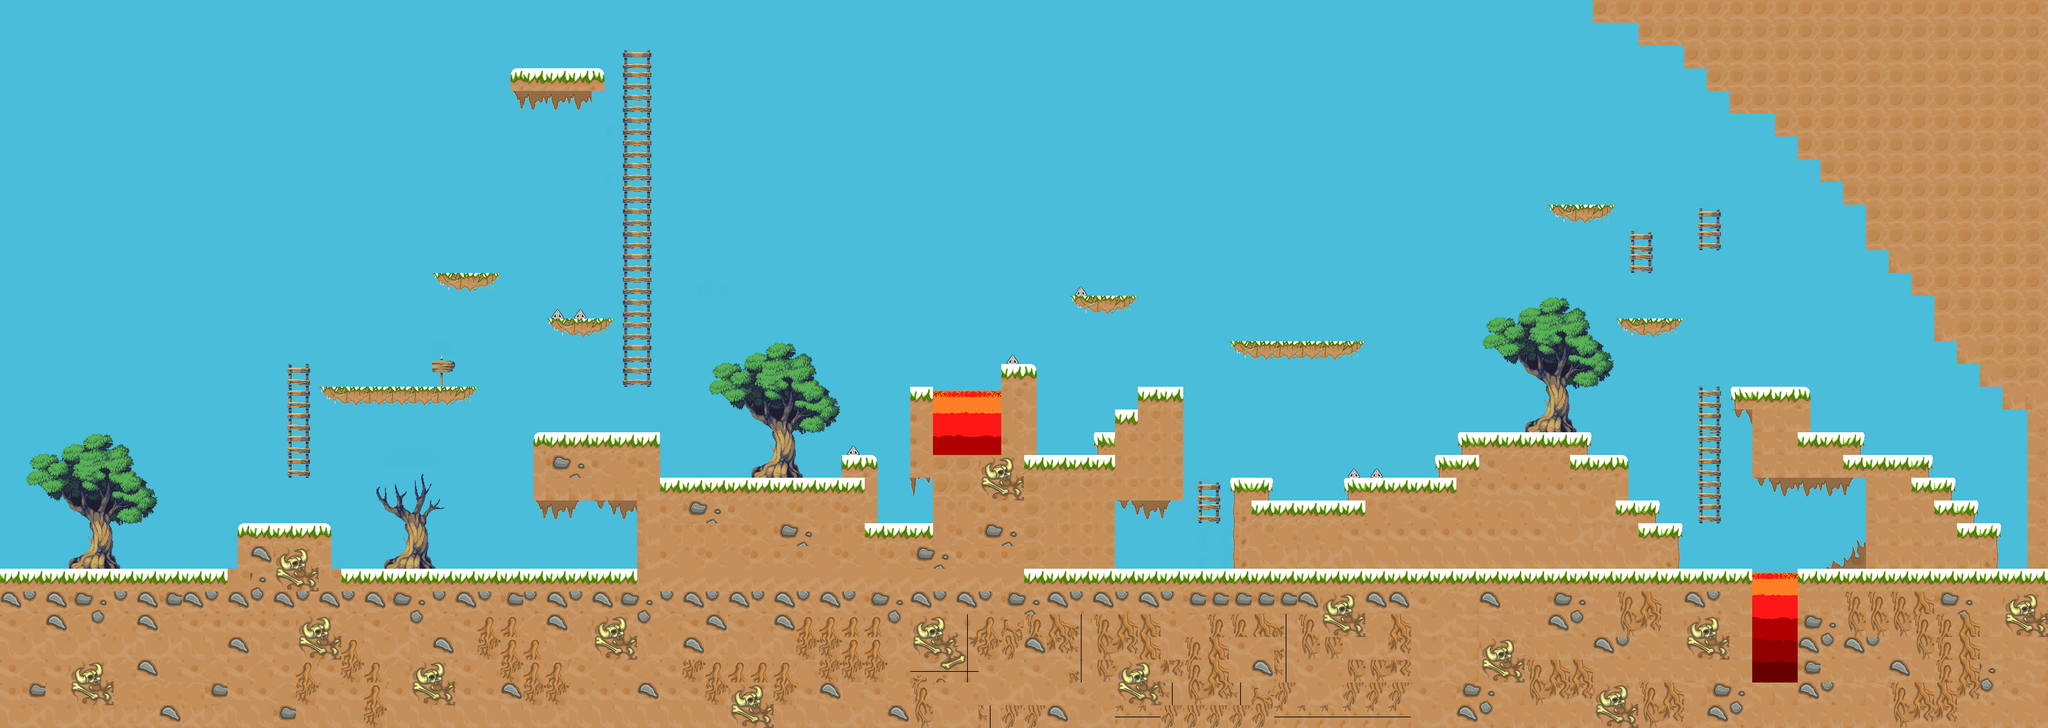

The image is a tile-based game level rendered from a .tmx file. Its description and source (layers, tilesets, objects; grid data summarised) follow:
An orthogonal 90x32 tile map with 64x64 px tiles, 2 tile layers (Слой тайлов 1, Money), 5 tilesets and 83 objects (42x wall, 22x money, 7x shipp, 6x ladder, 2x liquid, ...).

<map version="1.5" tiledversion="1.7.2" orientation="orthogonal" renderorder="right-down" width="90" height="32" tilewidth="64" tileheight="64" infinite="0" nextlayerid="4" nextobjectid="333">
 <tileset firstgid="1" source="tiles_1.tsx" />
 <tileset firstgid="226" source="spritesheet_24_snow.tsx" />
 <tileset firstgid="451" source="enem1.tsx" />
 <tileset firstgid="452" source="tile_3.tsx" />
 <tileset firstgid="965" source="spritesheet_24.tsx" />
 <layer id="1" name="Слой тайлов 1" width="90" height="32">
  <data>[2880 cells, 2880 non-empty, 152 distinct tile ids]</data>
 </layer>
 <layer id="2" name="Money" width="90" height="32">
  <data>[2880 cells, 695 non-empty, 112 distinct tile ids]</data>
 </layer>
 <objectgroup id="3" name="test">
  <object id="250" name="wall" x="-348" y="1810" width="56" height="444" />
  <object id="251" name="wall" x="64" y="1600" width="4862" height="62" />
  <object id="252" name="wall" x="5694" y="1600" width="64" height="448" />
  <object id="253" name="wall" x="666" y="1472" width="264" height="128" />
  <object id="254" name="ladder" x="805" y="1020" width="66" height="325" />
  <object id="255" name="wall" x="894" y="1088" width="448" height="55" />
  <object id="256" name="ladder" x="3365" y="1352" width="66" height="120" />
  <object id="257" name="wall" x="1214" y="768" width="192" height="54" />
  <object id="258" name="ladder" x="4773" y="1079" width="66" height="393" />
  <object id="259" name="wall" x="5700" y="1600" width="448" height="58" rotation="-90" />
  <object id="260" name="shipp" x="2845" y="962">
   <polygon points="0.480769,35.1161 19.7115,62.5982 -17.7885,63.6161" />
  </object>
  <object id="261" name="shipp" x="3037" y="768">
   <polygon points="0.480769,35.1161 19.7115,62.5982 -17.7885,63.6161" />
  </object>
  <object id="262" name="shipp" x="1566" y="832">
   <polygon points="0.480769,35.1161 19.7115,62.5982 -17.7885,63.6161" />
  </object>
  <object id="263" name="shipp" x="1628" y="832">
   <polygon points="0.480769,35.1161 19.7115,62.5982 -17.7885,63.6161" />
  </object>
  <object id="264" name="shipp" x="2396" y="1216">
   <polygon points="0.480769,35.1161 19.7115,62.5982 -17.7885,63.6161" />
  </object>
  <object id="265" name="shipp" x="3869" y="1281">
   <polygon points="0.480769,35.1161 19.7115,62.5982 -17.7885,63.6161" />
  </object>
  <object id="266" name="shipp" x="3806" y="1280">
   <polygon points="0.480769,35.1161 19.7115,62.5982 -17.7885,63.6161" />
  </object>
  <object id="267" name="wall" x="1502" y="1216" width="352" height="240" />
  <object id="268" name="wall" x="1790" y="1456" width="64" height="144" />
  <object id="269" name="wall" x="1854" y="1344" width="512" height="256" />
  <object id="270" name="wall" x="2366" y="1280" width="96" height="192" />
  <object id="271" name="wall" x="2430" y="1472" width="192" height="80" />
  <object id="272" name="wall" x="2558" y="1088" width="64" height="256" />
  <object id="273" name="wall" x="2622" y="1280" width="512" height="320" />
  <object id="274" name="wall" x="2814" y="1024" width="96" height="256" />
  <object id="275" name="wall" x="3070" y="1216" width="64" height="64" />
  <object id="276" name="wall" x="3134" y="1152" width="64" height="304" />
  <object id="277" name="wall" x="3198" y="1088" width="128" height="368" />
  <object id="278" name="wall" x="3470" y="1344" width="112" height="256" />
  <object id="279" name="wall" x="3582" y="1408" width="208" height="192" />
  <object id="280" name="wall" x="3790" y="1344" width="240" height="256" />
  <object id="281" name="wall" x="4030" y="1280" width="544" height="320" />
  <object id="282" name="wall" x="4094" y="1216" width="384" height="64" />
  <object id="283" name="wall" x="4574" y="1408" width="64" height="192" />
  <object id="284" name="wall" x="4638" y="1472" width="80" height="128" />
  <object id="285" name="wall" x="4862" y="1088" width="224" height="64" />
  <object id="286" name="wall" x="4926" y="1152" width="160" height="192" />
  <object id="287" name="wall" x="5086" y="1216" width="160" height="128" />
  <object id="288" name="wall" x="5246" y="1280" width="192" height="320" />
  <object id="289" name="wall" x="5438" y="1344" width="64" height="256" />
  <object id="290" name="wall" x="5502" y="1408" width="64" height="192" />
  <object id="291" name="wall" x="5566" y="1472" width="48" height="128" />
  <object id="292" name="wall" x="4926" y="1344" width="320" height="48" />
  <object id="293" name="wall" x="5166" y="1600">
   <polygon points="0,0 80,0 80,-64" />
  </object>
  <object id="294" name="ladder" x="1758" y="128" width="64" height="962" />
  <object id="295" name="wall" x="3006" y="832" width="192" height="64" />
  <object id="296" name="wall" x="3454" y="960" width="384" height="64" />
  <object id="297" name="wall" x="1534" y="896" width="192" height="48" />
  <object id="298" name="wall" x="1438" y="192" width="256" height="64" />
  <object id="299" name="wall" x="1438" y="256" width="256" height="48" />
  <object id="300" name="liquid" x="2622" y="1136" width="192" height="144" />
  <object id="301" name="liquid" x="4926" y="1648" width="128" height="272" />
  <object id="302" name="wall" x="5054" y="1600" width="640" height="64" />
  <object id="303" name="money" x="2574" y="1424" width="32" height="32" />
  <object id="304" name="money" x="2510" y="1424" width="32" height="32" />
  <object id="305" name="money" x="2574" y="1040" width="32" height="32" />
  <object id="306" name="money" x="3006" y="1232" width="32" height="32" />
  <object id="307" name="money" x="3166" y="1552" width="32" height="32" />
  <object id="308" name="money" x="3230" y="1552" width="32" height="32" />
  <object id="309" name="money" x="3630" y="912" width="32" height="32" />
  <object id="310" name="money" x="1262" y="720" width="32" height="32" />
  <object id="311" name="money" x="1502" y="144" width="32" height="32" />
  <object id="312" name="money" x="1566" y="144" width="32" height="32" />
  <object id="313" name="money" x="4414" y="528" width="32" height="32" />
  <object id="314" name="money" x="4494" y="1232" width="32" height="32" />
  <object id="315" name="money" x="4974" y="1456" width="32" height="32" />
  <object id="316" name="money" x="5134" y="1168" width="32" height="32" />
  <object id="317" name="money" x="5518" y="1360" width="32" height="32" />
  <object id="318" name="money" x="4110" y="1008" width="32" height="32" />
  <object id="319" name="money" x="3342" y="768" width="32" height="32" />
  <object id="320" name="money" x="1006" y="1024" width="32" height="32" />
  <object id="321" name="money" x="1070" y="1024" width="32" height="32" />
  <object id="322" name="money" x="1598" y="1552" width="32" height="32" />
  <object id="323" name="money" x="1662" y="1552" width="32" height="32" />
  <object id="324" name="money" x="1630" y="1504" width="32" height="32" />
  <object id="325" name="wall" x="4542" y="896" width="192" height="48" />
  <object id="326" name="player" x="5294" y="1200" width="64" height="64" />
  <object id="327" name="ladder" x="4590" y="640" width="48" height="128" />
  <object id="328" name="ladder" x="4782" y="576" width="48" height="128" />
  <object id="329" name="wall" x="4350" y="576" width="192" height="48" />
  <object id="330" name="bandage" x="3678" y="1344" width="48" height="49" />
  <object id="331" name="bandage" x="1966" y="1280" width="48" height="49" />
  <object id="332" name="medkit" x="1518" y="64" width="63.6364" height="54.5455" />
 </objectgroup>
</map>